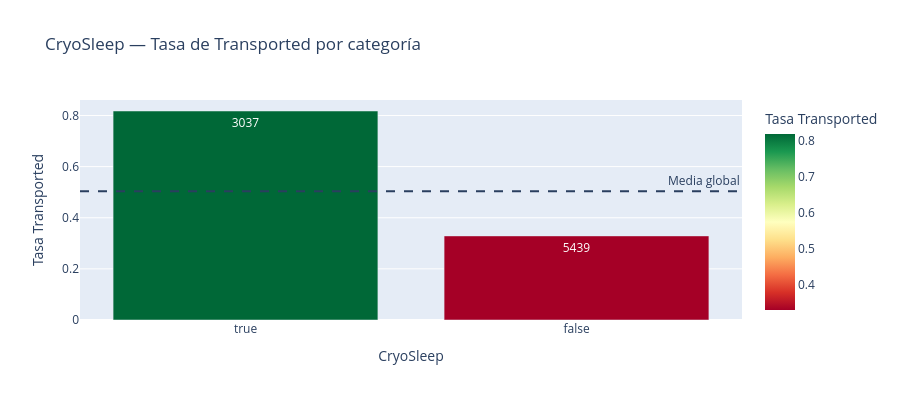

This figure's notebook cell:
### Markdown cell above
### **3.2 CryoSleep**

### Code cell
col = 'CryoSleep'
resumen, chi2, p = analizar_categorica(df.dropna(subset=[col]), col)

print(resumen.to_string(index=False))
print(f'\nChi-square: {chi2:.2f}  |  p-valor: {p:.2e}  |  {"SIGNIFICATIVA" if p < 0.05 else "no significativa"}')

fig = px.bar(resumen, x=col, y='tasa_transported', text='n',
             title=f'{col} — Tasa de Transported por categoría',
             labels={'tasa_transported': 'Tasa Transported'},
             color='tasa_transported', color_continuous_scale='RdYlGn')
fig.add_hline(y=df['Transported_int'].mean(), line_dash='dash',
              annotation_text='Media global')
fig.update_layout(height=400, showlegend=False)
fig.show()

### Figure 1 — Plotly figure (JSON) as saved in the notebook; plotly's stock layout.template omitted (floating-point values rounded to 4 significant figures)
{"data": [{"alignmentgroup": "True", "hovertemplate": "CryoSleep=%{x}<br>Tasa Transported=%{marker.color}<br>n=%{text}<extra></extra>", "legendgroup": "", "marker": {"color": [0.8176, 0.3289], "coloraxis": "coloraxis", "pattern": {"shape": ""}}, "name": "", "offsetgroup": "", "orientation": "v", "showlegend": false, "text": [3037, 5439], "textposition": "auto", "type": "bar", "x": [true, false], "xaxis": "x", "y": [0.8176, 0.3289], "yaxis": "y"}], "layout": {"annotations": [{"showarrow": false, "text": "Media global", "x": 1, "xanchor": "right", "xref": "x domain", "y": 0.5036, "yanchor": "bottom", "yref": "y"}], "barmode": "relative", "coloraxis": {"colorbar": {"title": {"text": "Tasa Transported"}}, "colorscale": [[0, "rgb(165,0,38)"], [0.1, "rgb(215,48,39)"], [0.2, "rgb(244,109,67)"], [0.3, "rgb(253,174,97)"], [0.4, "rgb(254,224,139)"], [0.5, "rgb(255,255,191)"], [0.6, "rgb(217,239,139)"], [0.7, "rgb(166,217,106)"], [0.8, "rgb(102,189,99)"], [0.9, "rgb(26,152,80)"], [1, "rgb(0,104,55)"]]}, "height": 400, "legend": {"tracegroupgap": 0}, "shapes": [{"line": {"dash": "dash"}, "type": "line", "x0": 0, "x1": 1, "xref": "x domain", "y0": 0.5036, "y1": 0.5036, "yref": "y"}], "showlegend": false, "title": {"text": "CryoSleep — Tasa de Transported por categoría"}, "xaxis": {"anchor": "y", "domain": [0, 1], "title": {"text": "CryoSleep"}}, "yaxis": {"anchor": "x", "domain": [0, 1], "title": {"text": "Tasa Transported"}}}}
